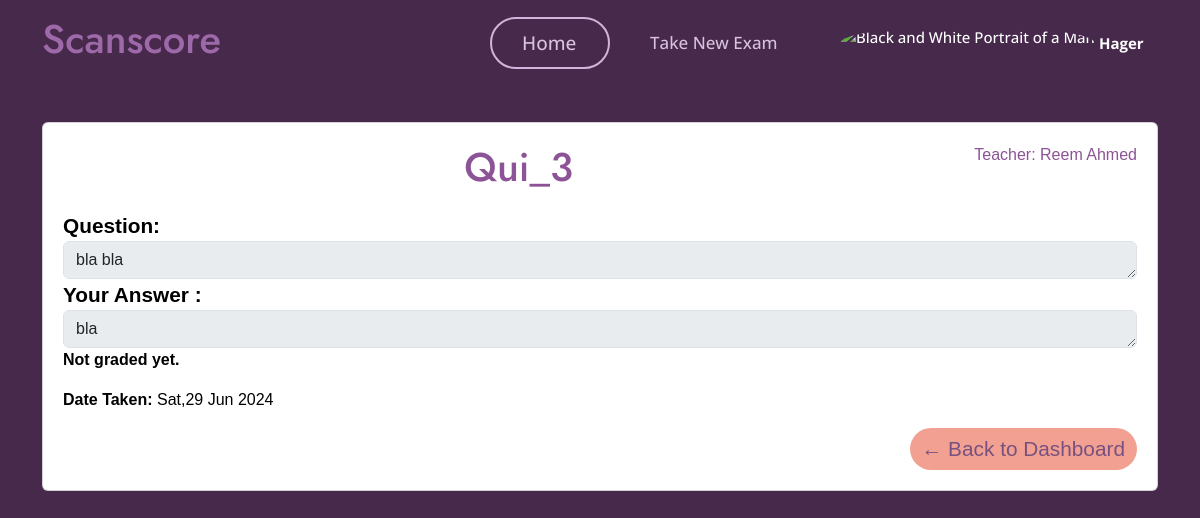
The app's page /student/exam/25/view/ (signed in), older data.
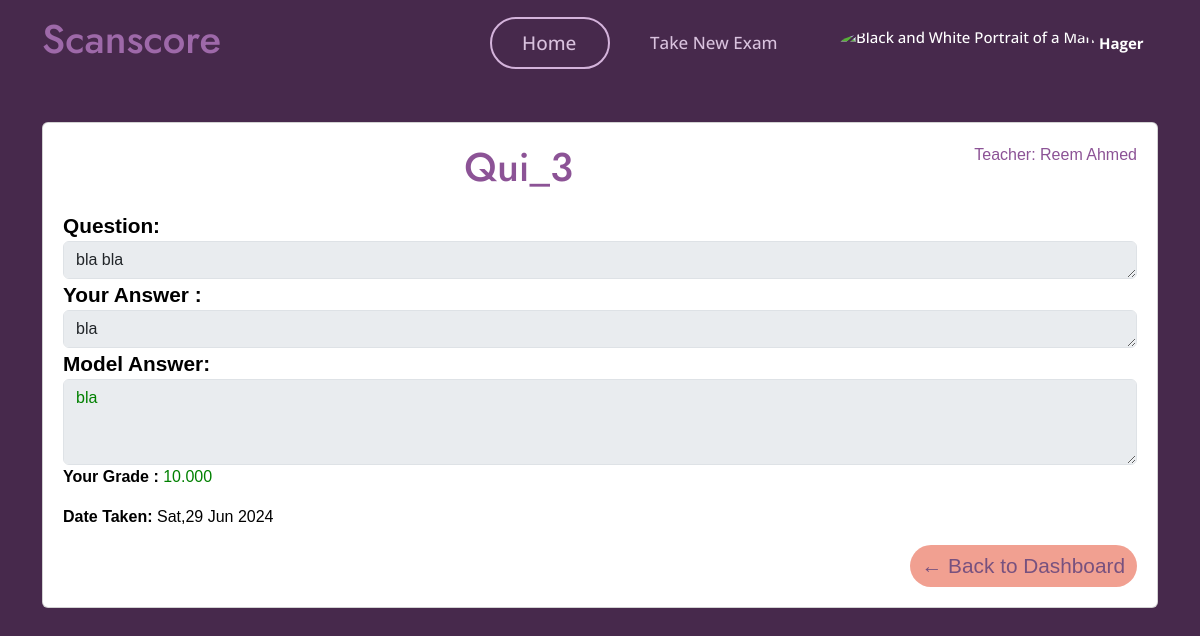
The same page, newer data.
### myapp/models.py (models this page shows)
class User(AbstractUser):
    userType = models.CharField(max_length=10, choices=[('teacher', 'Teacher'), ('student', 'Student')])

class Exam(models.Model):
    name = models.CharField(max_length=100)
    teacher = models.ForeignKey(User, on_delete=models.CASCADE)
    question= models.TextField(max_length=10000)
    model_answer = models.TextField(max_length=10000)
    keywordsList = models.TextField(max_length=10000,null=True,blank=True)
    is_active = models.BooleanField(default=False)
    time_created = models.DateTimeField(auto_now_add=True)
    time_updated = models.DateTimeField(auto_now=True)
    ocr_graded = models.BooleanField(default=False)

class ExamSubmission(models.Model):
    exam = models.ForeignKey(Exam, on_delete=models.CASCADE,related_name='submissions') #related name is used to access the submissions of a particular exam
    student = models.ForeignKey(User, on_delete=models.CASCADE,related_name='submissions') #related name is used to access the submissions of a particular student
    student_answer = models.TextField(max_length=10000)
    score = models.DecimalField(max_digits=5, decimal_places=3, validators=[MaxValueValidator(10.000)])
    time_submitted = models.DateTimeField(auto_now_add=True)
    is_graded = models.BooleanField(default=False)
    is_approved = models.BooleanField(default=False) #If the teacher approves the grade , this will be set to true and then the student can see the grade

### myapp/views.py (the view)
# urls.py: path('student/exam/<int:exam_id>/view/', views.view_exam_student, name='view_exam_student'),
@login_required
def view_exam_student(request, exam_id):
    exam = get_object_or_404(Exam, pk=exam_id)
    print("Exam ID:", exam_id) #Debugging
    print("User ID:", request.user.id) #Debugging
    try:
        submission = ExamSubmission.objects.get(exam=exam, student=request.user)
        print("Submission found:", submission.id) #Debugging
    except ExamSubmission.DoesNotExist:
        submission = None
        print("Submission not found for user:", request.user.id, "and exam:", exam_id) #Debugging
    if not submission:
        print("No submission found") #Debugging
        return HttpResponseForbidden("You are not authorized to view this exam.")
    return render(request, 'myapp/student/view_exam.html', {
        'exam': exam,
        'submission': submission
    })

### templates/myapp/student/view_exam.html (shortened to what this page needs)
{% load static %}
<!DOCTYPE html>
<html lang="en">
<head>
    <link href="{% static 'vendor/aos/aos.css' %}" rel="stylesheet">
    <link href="{% static 'vendor/bootstrap/css/bootstrap.min.css' %}" rel="stylesheet">
    <link href="{% static 'vendor/bootstrap-icons/bootstrap-icons.css' %}" rel="stylesheet">
    <link href="{% static 'vendor/boxicons/css/boxicons.min.css' %}" rel="stylesheet">
    <link href="{% static 'vendor/glightbox/css/glightbox.min.css' %}" rel="stylesheet">
    <link href="{% static 'vendor/remixicon/remixicon.css' %}" rel="stylesheet">
    <link href="{% static 'vendor/swiper/swiper-bundle.min.css' %}" rel="stylesheet">
    <link href="{% static 'css/style1.css' %}" rel="stylesheet">
    <link href="{% static 'css/main.css' %}" rel="stylesheet">
</head>
<body style="background: #47294c;">
    <header id="header">
        <div class="container d-flex align-items-center">
            <h1 class="me-auto"><a href="{% url 'student_dashboard' %}">Scanscore</a></h1>
            <nav id="navbar" class="navbar">
                <ul>
                    <li><a class="nav-link scrollto active Ac" href="{% url 'student_dashboard' %}" id="home">Home</a>
                    </li>
                    <li><a class="nav-link scrollto" href="{% url 'take_exam' %}" id="makenew">Take New Exam</a></li>
                    <li class="dropdown">
                        <a href="#">
                            <img src="{% static 'img/unknown_user.jpg' %}" class="rounded-circle" height="35"
                                alt="Black and White Portrait of a Man" loading="lazy" />
                            <strong class="d-none d-sm-block ms-1">{{ user.first_name }}</strong><i
                                class="bi bi-chevron-down"></i>
                        </a>
                    </li>
                </ul>
            </nav>
        </div>
    </header>
    <section class="align-items-center"
        style="font-family: Arial, Helvetica, sans-serif;background-color: transparent; padding: 0 0;margin-top: 3%;">
        <div class="container">
            <div class="justify-content-center" data-aos="fade-up" data-aos-delay="200">
                <div class="card text-black" style="padding: 20px 20px;">
                    <div class="section-title d-flex justify-content-between" style="padding-bottom: 1%;">
                        <h1 style="color:  #8c5396;">{{ exam.name }}</h1>
                        <p style="font:bold;color:  #8c5396;">Teacher: {{ exam.teacher.first_name }} {{ exam.teacher.last_name }}</p>
                    </div>
                    <div class="form-group exam-question" style="font-size: 130%;">
                        <strong for="id_question">Question:</strong>
                        <textarea id="id_question" name="question" rows="1" class="form-control question"
                            disabled>{{ exam.question }}</textarea>
                    </div>
                    {% if submission %}
                    <strong style="font-size: 130%;">Your Answer :</strong><textarea id="id_student_answer"
                        name="student_answer" rows="1" class="form-control student_answer"
                        disabled>{{ submission.student_answer }}</textarea>
                    {% if submission.is_graded %}
                    <div class="form-group exam-model-answer" style="font-size: 130%;">
                        <strong for="id_model_answer">Model Answer:</strong>
                        <textarea id="id_model_answer" name="model_answer" rows="3" class="form-control model_answer"
                            placeholder="Enter Model Answer...." style="color: green;"
                            disabled>{{ exam.model_answer }}</textarea>
                    </div>
                    <p><strong>Your Grade :</strong>
                        <span class="grade" data-grade='{{ submission.score }}'>{{submission.score }}</span>
                    </p>
                    {% else %}
                    <p><strong>Not graded yet.</strong></p>
                    {% endif %}
                    <p><strong>Date Taken: </strong> {{ submission.time_submitted|date:"D,d M Y" }}</p>
                    {% else %}
                    <p>You have not submitted this exam.</p>
                    {% endif %}
                    <div style="text-align: right;font-size: 100%;">
                        <a href="{% url 'student_dashboard' %}" class="btn btn-success">←
                            Back to Dashboard
                        </a>
                    </div>
                </div>
            </div>
        </div>
    </section>
</body>
</html>

### Scanscore/static/css/style1.css (style rules this page uses)
body { font-family: "Open Sans", sans-serif; color: #444444; }
a { color: #d9c2de; text-decoration: none; }
h1, h2, h3, h4, h5, h6 { font-family: "Jost", sans-serif; }
#header { transition: all 0.5s; z-index: 997; padding: 15px 0; }
.navbar { padding: 0; }
.navbar ul { margin: 0; padding: 0; display: flex; list-style: none; align-items: center; }
.navbar li { position: relative; }
.navbar a, .navbar a:focus { display: flex; align-items: center; justify-content: space-between; padding: 10px 0 10px 30px; font-size: 15px; font-weight: 500; color: #fff; white-space: nowrap; transition: 0.3s; }
.navbar a i, .navbar a:focus i { font-size: 12px; line-height: 0; margin-left: 5px; }
.navbar a:hover, .navbar .active, .navbar .active:focus, .navbar li:hover>a { color: #47b2e4; }
section { padding: 60px 0; overflow: hidden; }
.section-title { text-align: center; padding-bottom: 30px; }
.section-title p { margin-bottom: 0; }

### Scanscore/static/css/main.css (style rules this page uses)
#home { color: #d9c2de; width: 120px; border-radius: 50px; font-size: 19px; }
#makenew { color: #d9c2de; font-size: 17px; width: 190px; margin-left: 10px; }
#header { background-color: transparent; }
#header .container { display: flex; justify-content: center; align-items: center; height: 100%; }
:root { --default-font: "Open Sans", system-ui, -apple-system, "Segoe UI", Roboto, "Helvetica Neue", Arial, "Noto Sans", "Liberation Sans", sans-serif, "Apple Color Emoji", "Segoe UI Emoji", "Segoe UI Symbol", "Noto Color Emoji"; --heading-font: "Jost", sans-serif; --nav-font: "Poppins", sans-serif; }
:root { --background-color: #ffffff; --background-color-rgb: 255, 255, 255; --default-color: #444444; --default-color-rgb: 68, 68, 68; --heading-color: #47294c; --heading-color-rgb: 55, 81, 126; --accent-color: #9e69a9; --accent-color-rgb: 71, 178, 228; --contrast-color: #ffffff; --contrast-color-rgb: 255, 255, 255; }
:root { --nav-color: #ffffff; --nav-hover-color: #47294c; --nav-dropdown-color: #444444; --nav-dropdown-hover-color: #47294c; --nav-dropdown-background-color: #ffffff; }
:root { scroll-behavior: smooth; }
body { color: var(--default-color); background-color: var(--background-color); font-family: var(--default-font); }
a { color: #9e69a9; text-decoration: none; transition: 0.3s; }
h1, h2, h3, h4, h5, h6 { color: var(--heading-color); font-family: var(--heading-font); }
section, .section { color: var(--default-color); background-color: var(--background-color); padding: 60px 0; scroll-margin-top: 88px; overflow: clip; }
.section-title { text-align: center; padding-bottom: 60px; position: relative; }
.section-title p { margin-bottom: 0; }

### templates/myapp/student/view_exam.html (style rules this page uses)
#header { background-color: transparent; }
#header .container { display: flex; justify-content: center; align-items: center; height: 100%; }
.grade.high { color: green; }
.Ac { border: 2px solid #d4b3db !important; color: #d4b3db; }
.btn { display: inline-block; padding: 6px 12px; margin-bottom: 0; font-size: 14px; font-weight: 400; line-height: 1.42857143; text-align: center; white-space: nowrap; vertical-align: middle; cursor: pointer; border: none; border-radius: 22px; }
.btn-success { color: #77517f; background-color: #f1a091 !important; border-color: #f1a091; font-size: 130%; padding-top: 6px; padding-bottom: 6px; }

Row changes from the older to the newer data that the page shows:
shown differently, row unchanged: Exam "Qui_3": model_answer (not shown) → "bla"
changed ExamSubmission "bla": is_graded False → True (drawn); score (not shown) → "10.000"
Text that changed along with them:
text no longer shown: "Not graded yet."
text now shown: "Model Answer: Your Grade :"
